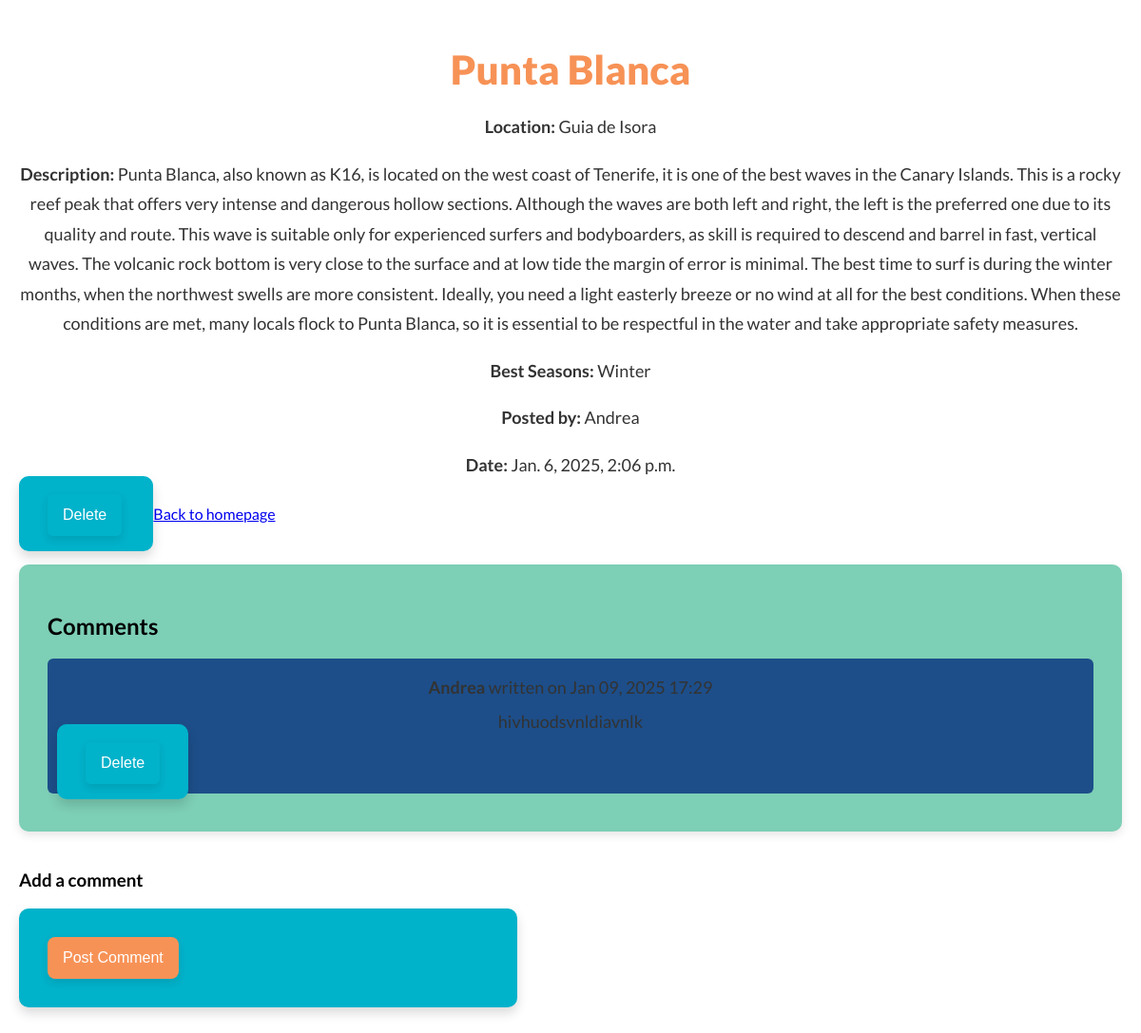
Page /surf_spots/detail/11/ (signed in) on the earlier database version.
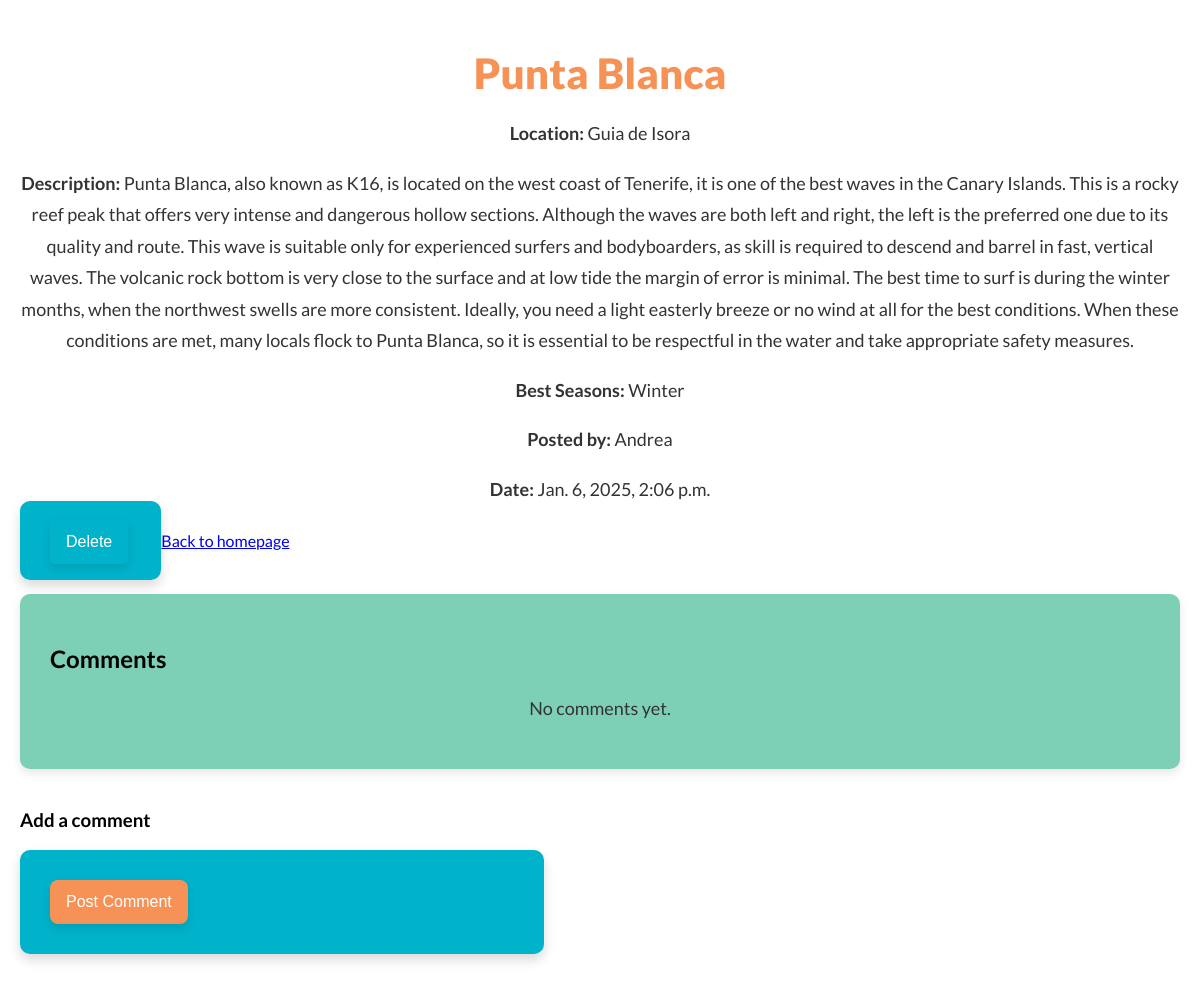
Same page on the later database version.
### users_account/models.py (models this page shows, shortened)
class Comment(models.Model):
    surf_spot = models.ForeignKey(SurfSpot, on_delete=models.CASCADE, related_name="comments")#a foreign key to the Surf Spot linking to each comment.
    user = models.ForeignKey(settings.AUTH_USER_MODEL, on_delete=models.CASCADE)
    content = models.TextField() #content of the comment
    created_at = models.DateTimeField(auto_now_add=True) # timestamp when was the comment created

class NovaUser(AbstractUser):
    pass

### users_account/views.py (the view)
# urls.py: path('surf_spots/detail/<int:spot_id>/', views.surf_spot_detail, name='surf_spot_detail'),
@login_required # Without this not-logged in users can VIEW the posts and comments. Other changes can be made in the future.
def surf_spot_detail(request, spot_id):
    surf_spot = get_object_or_404(SurfSpot, id=spot_id)
    return render(request, 'users_account/surf_spot_detail.html', {'surf_spot': surf_spot})

### users_account/templates/users_account/surf_spot_detail.html (shortened to what this page needs)
<!DOCTYPE html>
<html lang="en">
<head>
    {% load static %}
    <link rel="stylesheet" href="{% static 'css/styles.css' %}">
</head>
<body>
    <div class="detail-container">
        <h1>{{ surf_spot.title }}</h1>
        <p><strong>Location:</strong> {{ surf_spot.location }}</p>
        <p><strong>Description:</strong> {{ surf_spot.description }}</p>
        <p><strong>Best Seasons:</strong> {{ surf_spot.best_seasons }}</p>
        <p><strong>Posted by:</strong> {{ surf_spot.user.username }}</p>
        <p><strong>Date:</strong> {{ surf_spot.created_at }}</p>
        {% if request.user.is_superuser or surf_spot.user == request.user %}
        <form method="POST" action="{% url 'delete_post' surf_spot.id %}" style="display:inline;">
            <button type="submit" class="delete-btn">Delete</button>
        </form>
        {% endif %}
        <a href="{% url 'home' %}" class="link">Back to homepage</a>
        <div class="comments-section">
            <h2>Comments</h2>
            {% if surf_spot.comments.exists %}
            {% for comment in surf_spot.comments.all %}
            <div class="comment">
                <p><strong>{{ comment.user.username }}</strong> written on {{ comment.created_at|date:"M d, Y H:i" }}
                </p>
                <p>{{ comment.content }}</p>
                {% if request.user.is_superuser or comment.user == request.user %}
                <form method="POST" action="{% url 'delete_comment' comment.id %}" style="display:inline;">
                    <button type="submit" class="delete-btn">Delete</button>
                </form>
                {% endif %}
            </div>
            {% endfor %}
            {% else %}
            <p>No comments yet.</p>
            {% endif %}
        </div>
        {% if request.user.is_authenticated %}
        <div class="comment-form">
            <h3>Add a comment</h3>
            <form method="POST" action="{% url 'add_comment' surf_spot.id %}">
                <button type="submit" class="btn-primary">Post Comment</button>
            </form>
        </div>
        {% else %}
        <p>You must <a href="{% url 'login' %}">Log in</a> to post a comment.</p>
        {% endif %}
    </div>
</body>
</html>

Differences in the rows shown:
removed Comment: user.username "Andrea", created_at "Jan 09, 2025 17:29", content "hivhuodsvnldiavnlk"
Other differences:
text now shown: "No comments yet."
